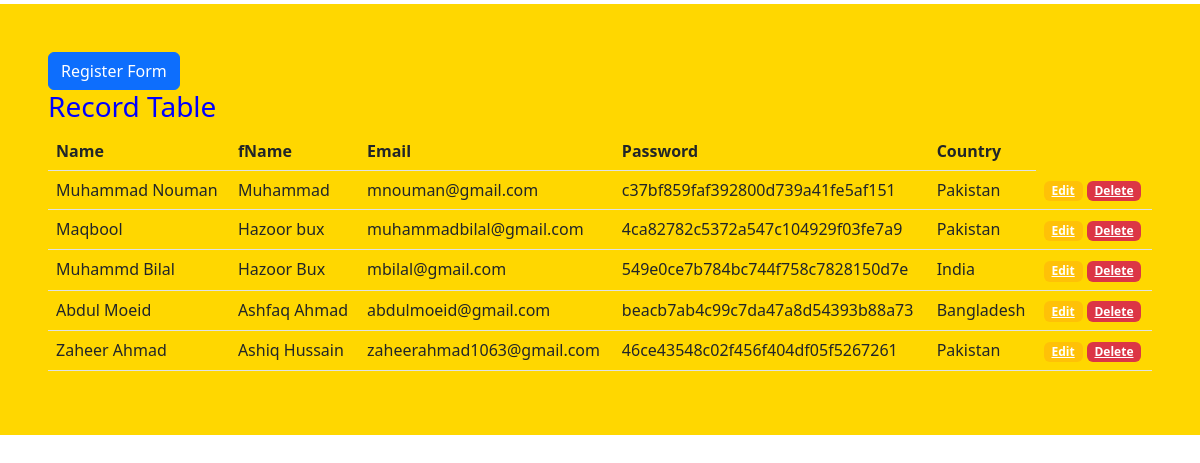
Screenshot of /record.php (signed in) with the database file from the repository.
### tables this page shows
CREATE TABLE `emp` (
  `id` int(11) NOT NULL,
  `name` text NOT NULL,
  `fname` text NOT NULL,
  `email` text NOT NULL,
  `password` text NOT NULL,
  `country` text NOT NULL
);

### record.php (the view, shortened to what this page needs)
<html>
<head>
    <link href="https://cdn.jsdelivr.net/npm/bootstrap@5.2.2/dist/css/bootstrap.min.css" rel="stylesheet"
>
</head>
<body>
    <div class="container m-5 p-5 m-auto mt-1 ">
        <a href="register.php" class="btn btn-primary">Register Form</a>
        <div class="h3">Record Table</div>
        <table class="table">
            <thead>
                <tr>
                    <th>Name</th>
                    <th>fName</th>
                    <th>Email</th>
                    <th>Password</th>
                    <th>Country</th>
                </tr>
            </thead>
            <tbody>
                <?php
                    $connection = mysqli_connect('localhost','root','','crud_php');
                    $query = "SELECT * FROM emp";
                    if($result=mysqli_query($connection,$query)){
                        if(mysqli_num_rows($result)>0){
                            while($row = mysqli_fetch_assoc($result)){
                                echo'
                                <tr>
                                <td>'.$row['name'].'</td>
                                <td>'.$row['fname'].'</td>
                                <td>'.$row['email'].'</td>
                                <td>'.$row['password'].'</td>
                                <td>'.$row['country'].'</td>
                                <td>
                                    <a href="?edit_id='.$row['id'].'" class="badge bg-warning">Edit</a>
                                    <a href="function.php?dlt_id='.$row['id'].'" class="badge bg-danger">Delete</a>
                                </td>
                            </tr>
                               ';
                            }
                        }else{
                            echo'<tr><td colspan="6">No Data found</td></tr>';
                        }
                    }else{
                        echo'<tr><td colspan="6">An error occured!</td></tr>';
                    }
                    ?>
            </tbody>
        </table>
    </div>
</body>
</html>

### record.php (style rules this page uses)
.container { background-color: gold; max-width: 1300px; font-weight: bold; color: blue; }

### rows the page displays
emp: name "Muhammad Nouman", fname "Muhammad", email "mnouman@gmail.com", password "c37bf859faf392800d739a41fe5af151", country "Pakistan"
emp: name "Maqbool", fname "Hazoor bux", email "muhammadbilal@gmail.com", password "4ca82782c5372a547c104929f03fe7a9", country "Pakistan"
emp: name "Muhammd Bilal", fname "Hazoor Bux", email "mbilal@gmail.com", password "549e0ce7b784bc744f758c7828150d7e", country "India"
emp: name "Abdul Moeid", fname "Ashfaq Ahmad", email "abdulmoeid@gmail.com", password "beacb7ab4c99c7da47a8d54393b88a73", country "Bangladesh"
emp: name "Zaheer Ahmad", fname "Ashiq Hussain", email "zaheerahmad1063@gmail.com", password "46ce43548c02f456f404df05f5267261", country "Pakistan"
